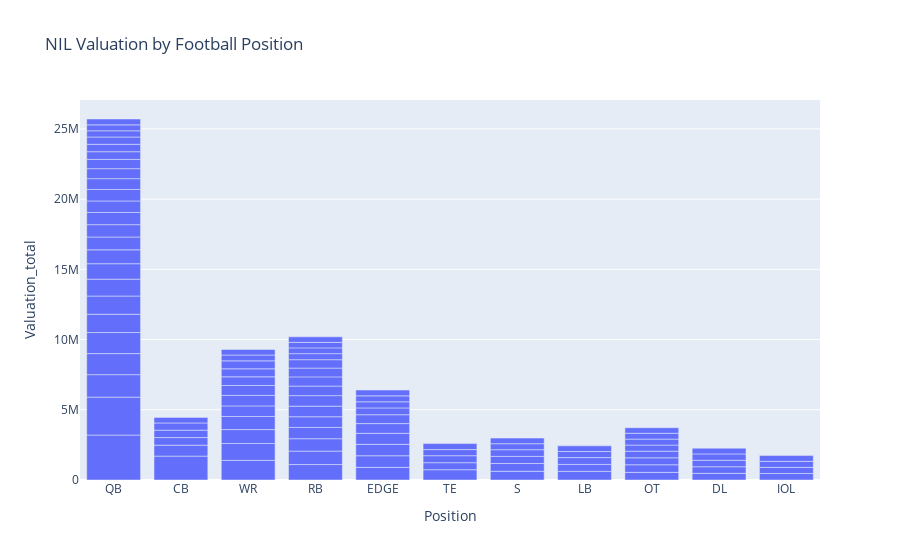

The cell this chart's notebook holds for it:
### Code cell
plot4

### Figure 1 — Plotly figure (JSON) as saved in the notebook; plotly's stock layout.template omitted (floating-point values rounded to 4 significant figures)
{"data": [{"alignmentgroup": "True", "hovertemplate": "Position=%{x}<br>Valuation_total=%{y}<extra></extra>", "legendgroup": "", "marker": {"color": "#636efa", "pattern": {"shape": ""}}, "name": "", "offsetgroup": "", "orientation": "v", "showlegend": false, "textposition": "auto", "type": "bar", "x": ["QB", "QB", "CB", "QB", "QB", "QB", "WR", "QB", "QB", "QB", "WR", "QB", "RB", "WR", "QB", "RB", "WR", "QB", "EDGE", "RB", "QB", "QB", "EDGE", "QB", "QB", "EDGE", "RB", "EDGE", "CB", "QB", "RB", "RB", "WR", "RB", "WR", "TE", "QB", "WR", "EDGE", "RB", "QB", "RB", "EDGE", "RB", "S", "WR", "LB", "RB", "WR", "WR", "S", "QB", "OT", "OT", "CB", "QB", "CB", "QB", "CB", "S", "TE", "TE", "OT", "LB", "LB", "EDGE", "S", "DL", "OT", "DL", "IOL", "DL", "DL", "QB", "OT", "EDGE", "TE", "IOL", "LB", "RB", "IOL", "S", "TE", "OT", "EDGE", "QB", "QB", "WR", "OT", "EDGE", "RB", "IOL", "LB", "DL", "S", "CB", "RB", "OT", "WR", "RB"], "xaxis": "x", "y": [3200000, 2700000, 1700000, 1600000, 1500000, 1500000, 1400000, 1300000, 1300000, 1200000, 1200000, 1100000, 1100000, 990000, 989000, 957000, 934000, 913000, 900000, 883000, 879000, 869000, 826000, 819000, 817000, 811000, 804000, 789000, 781000, 771000, 762000, 752000, 751000, 749000, 749000, 733000, 711000, 705000, 690000, 681000, 658000, 654000, 632000, 627000, 623000, 618000, 613000, 597000, 569000, 566000, 552000, 549000, 543000, 541000, 540000, 528000, 528000, 519000, 513000, 506000, 500000, 497000, 497000, 496000, 487000, 484000, 476000, 475000, 470000, 467000, 465000, 462000, 456000, 442000, 436000, 435000, 435000, 435000, 432000, 431000, 429000, 427000, 427000, 424000, 424000, 422000, 418000, 418000, 418000, 415000, 410000, 408000, 405000, 404000, 401000, 396000, 393000, 393000, 392000, 392000], "yaxis": "y"}], "layout": {"barmode": "relative", "legend": {"tracegroupgap": 0}, "title": {"text": "NIL Valuation by Football Position"}, "xaxis": {"anchor": "y", "domain": [0, 1], "title": {"text": "Position"}}, "yaxis": {"anchor": "x", "domain": [0, 1], "title": {"text": "Valuation_total"}}}}
